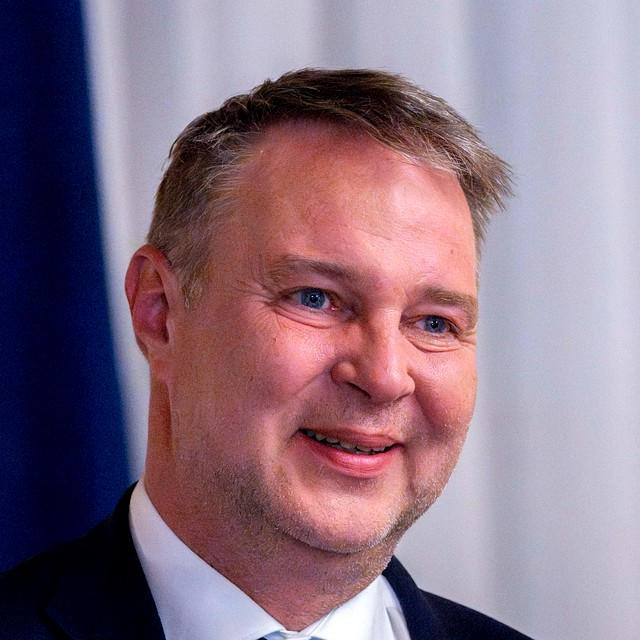
#> input picture images/babler.jpg, 640 x 640 px
$ python -i build_austrians.py   (imports and definitions only)
#> lines starting #> are read from the running program, lines starting #| are printed output that depends on the picture
#!/usr/bin/env python3
"""Download, enhance and embed 12 famous Austrians into gemini.html"""

import os, sys, json, base64, time, ssl, urllib.request, urllib.parse, re
from pathlib import Path

# ── PIL ──────────────────────────────────────────────────────────────────────
try:
    from PIL import Image, ImageEnhance, ImageFilter, ImageOps
except ImportError:
    os.system("uv pip install Pillow --quiet")
    from PIL import Image, ImageEnhance, ImageFilter, ImageOps

import io

IMAGES_DIR = Path("/Users/haraldbeker/Dodekaeder/images")
# [1 line not run here, left out]

# ── 12 Famous Austrians ──────────────────────────────────────────────────────
AUSTRIANS = [
    {
        "id": "mozart",
        "name": "Wolfgang Amadeus Mozart",
        "shortName": "Mozart",
        "field": "Classical Composition",
        "years": "1756 – 1791",
        "desc": "Prolific genius of the Classical era, composing over 800 works including symphonies, operas, and chamber music before his death at 35.",
        "wiki": "https://en.wikipedia.org/wiki/Wolfgang_Amadeus_Mozart",
        "color": "#2d4a6e",
        "cropY": 0.40,
        "wiki_title": "Wolfgang_Amadeus_Mozart",
    },
    {
        "id": "freud",
        "name": "Sigmund Freud",
        "shortName": "Freud",
        "field": "Psychoanalysis",
        "years": "1856 – 1939",
        "desc": "Founder of psychoanalysis, he developed groundbreaking theories of the unconscious mind, dreams, and the structure of the psyche.",
        "wiki": "https://en.wikipedia.org/wiki/Sigmund_Freud",
        "color": "#3b2a4a",
        "cropY": 0.40,
        "wiki_title": "Sigmund_Freud",
    },
    {
        "id": "schwarzenegger",
        "name": "Arnold Schwarzenegger",
        "shortName": "Schwarzenegger",
        "field": "Actor & Politician",
        "years": "1947 –",
        "desc": "Seven-time Mr. Olympia, Hollywood action icon (The Terminator), and 38th Governor of California — the ultimate self-made man.",
        "wiki": "https://en.wikipedia.org/wiki/Arnold_Schwarzenegger",
        "color": "#1e3d2f",
        "cropY": 0.38,
        "wiki_title": "Arnold_Schwarzenegger",
    },
    {
        "id": "sisi",
        "name": "Empress Elisabeth",
        "shortName": "Sisi",
        "field": "Empress of Austria",
        "years": "1837 – 1898",
        "desc": "The beloved 'Sisi', Empress of Austria and Queen of Hungary, renowned for her beauty, independence, and tragic assassination in Geneva.",
        "wiki": "https://en.wikipedia.org/wiki/Empress_Elisabeth_of_Austria",
        "color": "#5a2d4a",
        "cropY": 0.36,
        "wiki_title": "Empress_Elisabeth_of_Austria",
    },
    {
        "id": "schrodinger",
        "name": "Erwin Schrödinger",
        "shortName": "Schrödinger",
        "field": "Quantum Physics",
        "years": "1887 – 1961",
        "desc": "Nobel Prize-winning physicist who formulated the Schrödinger equation and devised the famous cat thought experiment that challenged quantum reality.",
        "wiki": "https://en.wikipedia.org/wiki/Erwin_Schr%C3%B6dinger",
        "color": "#1a3a5c",
        "cropY": 0.40,
        "wiki_title": "Erwin_Schrödinger",
    },
    {
        "id": "klimt",
        "name": "Gustav Klimt",
        "shortName": "Klimt",
        "field": "Symbolist Painting",
        "years": "1862 – 1918",
        "desc": "Leader of the Vienna Secession movement, famous for his sensuous gold-leaf masterpieces including 'The Kiss' and the Beethoven Frieze.",
        "wiki": "https://en.wikipedia.org/wiki/Gustav_Klimt",
        "color": "#7a5a1a",
        "cropY": 0.38,
        "wiki_title": "Gustav_Klimt",
    },
    {
        "id": "schubert",
        "name": "Franz Schubert",
        "shortName": "Schubert",
        "field": "Romantic Composition",
        "years": "1797 – 1828",
        "desc": "Prolific Viennese composer who created over 600 lieder, 9 symphonies, and extraordinary chamber music in just 31 years of life.",
        "wiki": "https://en.wikipedia.org/wiki/Franz_Schubert",
        "color": "#2d3a5c",
        "cropY": 0.38,
        "wiki_title": "Franz_Schubert",
    },
    {
        "id": "strauss",
        "name": "Johann Strauss II",
        "shortName": "Strauss II",
        "field": "Waltz & Operetta",
        "years": "1825 – 1899",
        "desc": "The 'Waltz King' of Vienna, composer of 'The Blue Danube', 'Tales from the Vienna Woods', and the beloved operetta 'Die Fledermaus'.",
        "wiki": "https://en.wikipedia.org/wiki/Johann_Strauss_II",
        "color": "#4a1a2d",
        "cropY": 0.38,
        "wiki_title": "Johann_Strauss_II",
    },
    {
        "id": "lamarr",
        "name": "Hedy Lamarr",
        "shortName": "Lamarr",
        "field": "Actress & Inventor",
        "years": "1914 – 2000",
        "desc": "Hollywood star and self-taught inventor whose frequency-hopping spread-spectrum technology co-patented in 1942 laid the groundwork for Wi-Fi and Bluetooth.",
        "wiki": "https://en.wikipedia.org/wiki/Hedy_Lamarr",
        "color": "#4a2d1a",
        "cropY": 0.36,
        "wiki_title": "Hedy_Lamarr",
    },
    {
        "id": "falco",
        "name": "Falco",
        "shortName": "Falco",
        "field": "Pop & Rock Music",
        "years": "1957 – 1998",
        "desc": "The only German-language artist to reach #1 in the US. 'Rock Me Amadeus' made him a global star and a beloved icon of Austrian pop culture.",
        "wiki": "https://en.wikipedia.org/wiki/Falco_(musician)",
        "color": "#1a2d4a",
        "cropY": 0.38,
        "wiki_title": "Falco_(musician)",
    },
    {
        "id": "landsteiner",
        "name": "Karl Landsteiner",
        "shortName": "Landsteiner",
        "field": "Immunology & Medicine",
        "years": "1868 – 1943",
        "desc": "Discoverer of blood groups A, B, O and AB, enabling safe blood transfusions. Nobel Prize in Physiology or Medicine (1930).",
        "wiki": "https://en.wikipedia.org/wiki/Karl_Landsteiner",
        "color": "#1a3d2d",
        "cropY": 0.40,
        "wiki_title": "Karl_Landsteiner",
    },
    {
        "id": "wittgenstein",
        "name": "Ludwig Wittgenstein",
        "shortName": "Wittgenstein",
        "field": "Philosophy of Language",
        "years": "1889 – 1951",
        "desc": "One of the 20th century's most influential philosophers, who transformed analytic philosophy twice — first with the Tractatus, then with Philosophical Investigations.",
        "wiki": "https://en.wikipedia.org/wiki/Ludwig_Wittgenstein",
        "color": "#2d2d3a",
        "cropY": 0.40,
        "wiki_title": "Ludwig_Wittgenstein",
    },
]

# ── Downloader ────────────────────────────────────────────────────────────────
ctx = ssl.create_default_context()
ctx.check_hostname = False
ctx.verify_mode = ssl.CERT_NONE

UA = "Mozilla/5.0 (Macintosh; Intel Mac OS X 10_15_7) AppleWebKit/537.36"

# [54 lines left out: functions fetch, get_wiki_thumb, download_portrait, not called in this run]

# ── Image enhancement ─────────────────────────────────────────────────────────
def enhance_portrait(path, crop_y=0.40):
    """Crop around the face (with headroom margin) and boost contrast/saturation.

    Two lessons baked in here from a prior bad batch:
    - The crop square's side is min(w*0.95, h), not a fixed 0.8*w — on a
      landscape-oriented source (wide, short) the old fixed width-based side
      could exceed the image's own height, forcing a non-square crop that
      then got stretched by the resize below.
    - zoom=0.95 (not ~0.8) leaves real headroom above the hair. The page
      renders this image ~10% larger than its circular frame (so the focal
      point can be centered without exposing an edge), so a tight crop with
      no margin gets its own hairline pushed outside the visible circle.
    """
#> called with path = 'images/babler.jpg', crop_y = 0.4
    img = Image.open(str(path)).convert("RGB")
#> img is the input picture: PIL image 640x640 RGB; mean R, G, B 136.7, 113.6, 130.3
    w, h = img.size
#> w = 640; h = 640

    zoom = 0.95
    side = min(int(w * zoom), h)
#> side = 608
    crop_x1 = int((w - side) / 2)
#> crop_x1 = 16
    crop_x2 = crop_x1 + side
#> crop_x2 = 624
    face_center_px = int(h * crop_y)
#> face_center_px = 256
    half = int(side / 2)
#> half = 304
    crop_y1 = max(0, min(face_center_px - half, h - side))
#> crop_y1 = 0
    crop_y2 = crop_y1 + side
#> crop_y2 = 608
    img = img.crop((crop_x1, crop_y1, crop_x2, crop_y2))
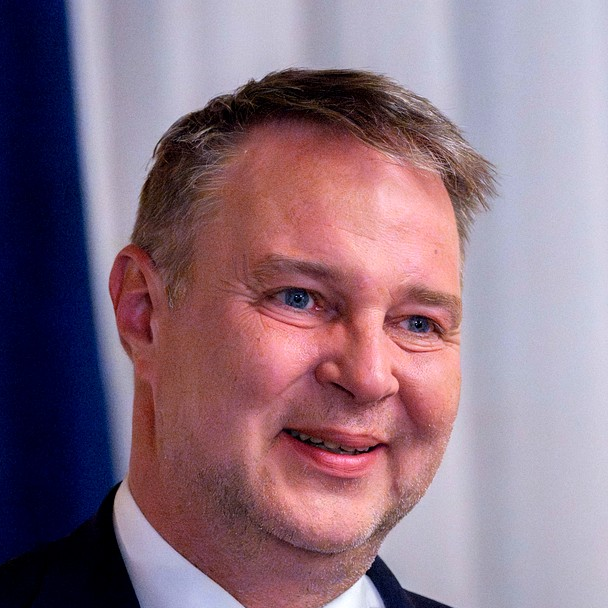
#> img: PIL image 608x608 RGB; mean R, G, B 139.8, 114.4, 129.9
    img = img.resize((640, 640), Image.LANCZOS)
#> img: PIL image 640x640 RGB

    # Enhance
    img = ImageEnhance.Contrast(img).enhance(1.45)
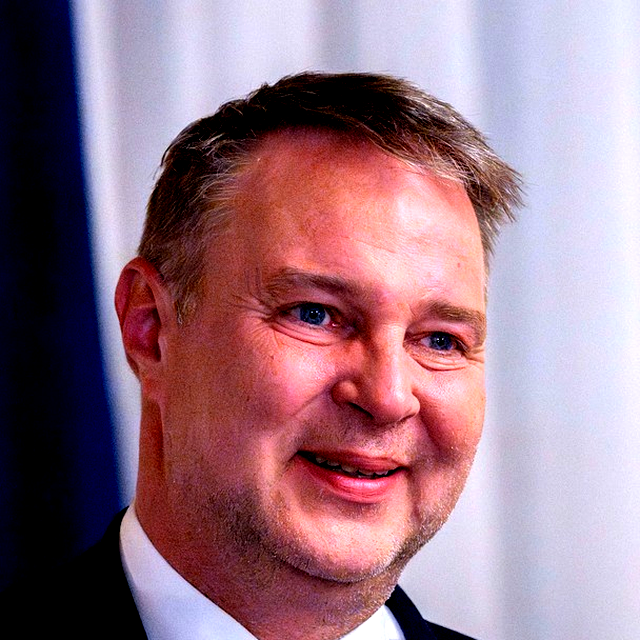
#> img: PIL image 640x640 RGB; mean R, G, B 152.7, 118.4, 133.8
    img = ImageEnhance.Brightness(img).enhance(1.05)
    img = ImageEnhance.Color(img).enhance(1.25)
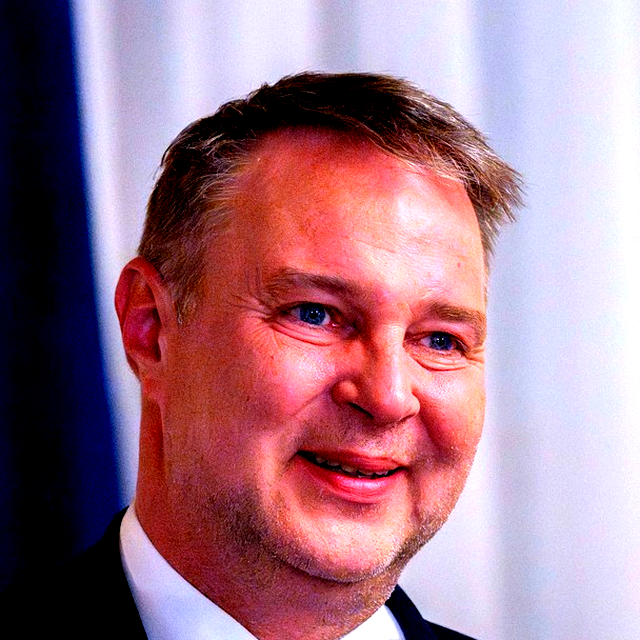
#> img: PIL image 640x640 RGB; mean R, G, B 162.9, 120.7, 138.4
    img = ImageEnhance.Sharpness(img).enhance(1.50)

    img.save(str(path), "JPEG", quality=88)
    return path

# ── Base64 embed ──────────────────────────────────────────────────────────────
# [89 lines left out: functions to_b64, main, not called in this run]

# [2 lines not run here, left out]

>>> result = enhance_portrait('images/babler.jpg')

$ run again, on images/darwin.jpg
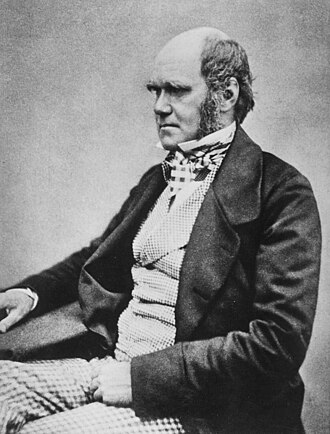
#> input picture images/darwin.jpg, 330 x 434 px
#> in enhance_portrait, `img = img.crop((crop_x1, crop_y1, crop_x2, crop_y2))`:
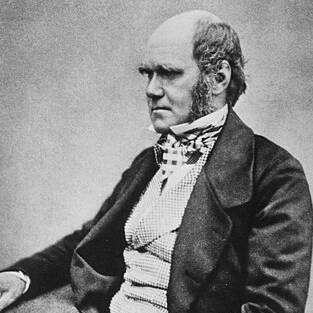
#> img: PIL image 313x313 RGB; min 0, max 255, mean 134.8
#> in enhance_portrait, `img = ImageEnhance.Contrast(img).enhance(1.45)`:
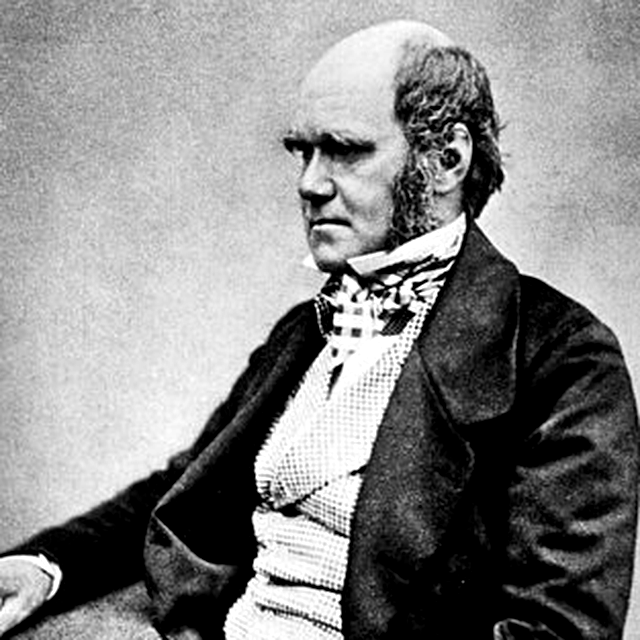
#> img: PIL image 640x640 RGB; min 0, max 255, mean 136.4
